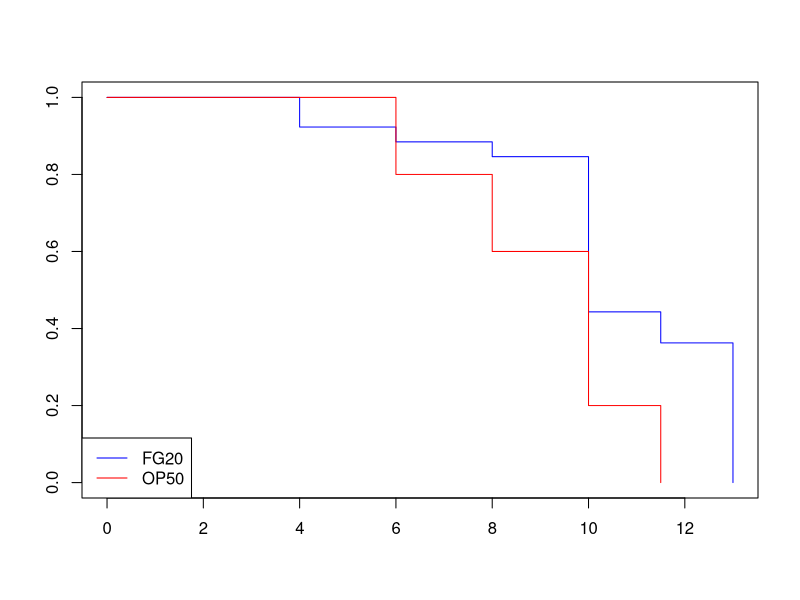
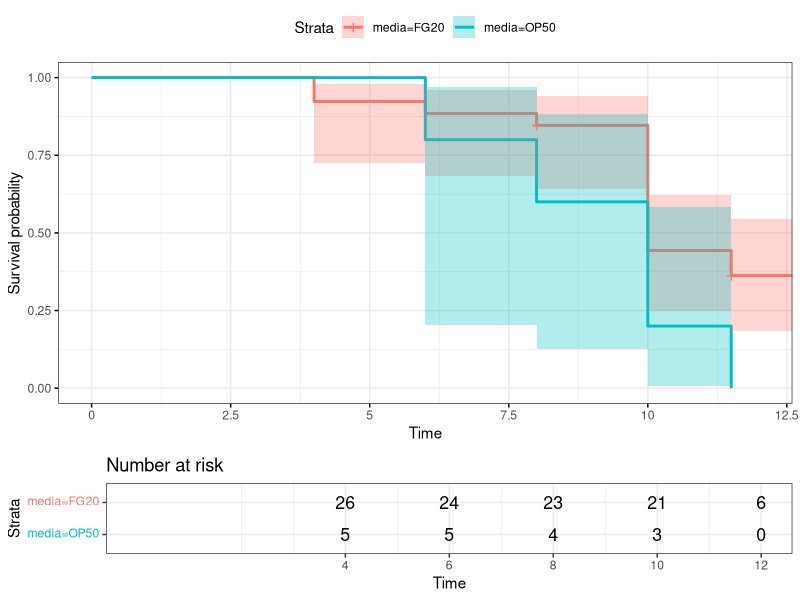

The R source for these figures, in order:
## ---- chunk 1
knitr::opts_chunk$set(echo = TRUE)
library(survival) 
library(here)
library(survminer)
## ---- chunk 2
here()
data <- read.table(here('data','Trial_worm.csv'), header = TRUE, sep = ";", dec = ",")
head(data)
## ---- chunk 3
colnames(data)<-c('worm_nr',"Time","status","Replicate","media")
head(data)
## ---- chunk 4
data$Survobj <- with(data,Surv(data$Time, event = data$status))
km <- survfit(Survobj ~ media, data = data,conf.type = "log-log")
plot(km, col = c("blue","red") ) 
legend("bottomleft",legend = c("FG20","OP50" ), col = c("blue","red"), lwd=1)
## ---- chunk 5
survdiff(Survobj ~media, data = data, rho = 0) 
survdiff(Survobj ~media, data = data, rho = 1) 
## ---- chunk 6
ggsurvplot(km,data = data, conf.int = TRUE, ggtheme = theme_bw(),
           risk.table = 0.25)
